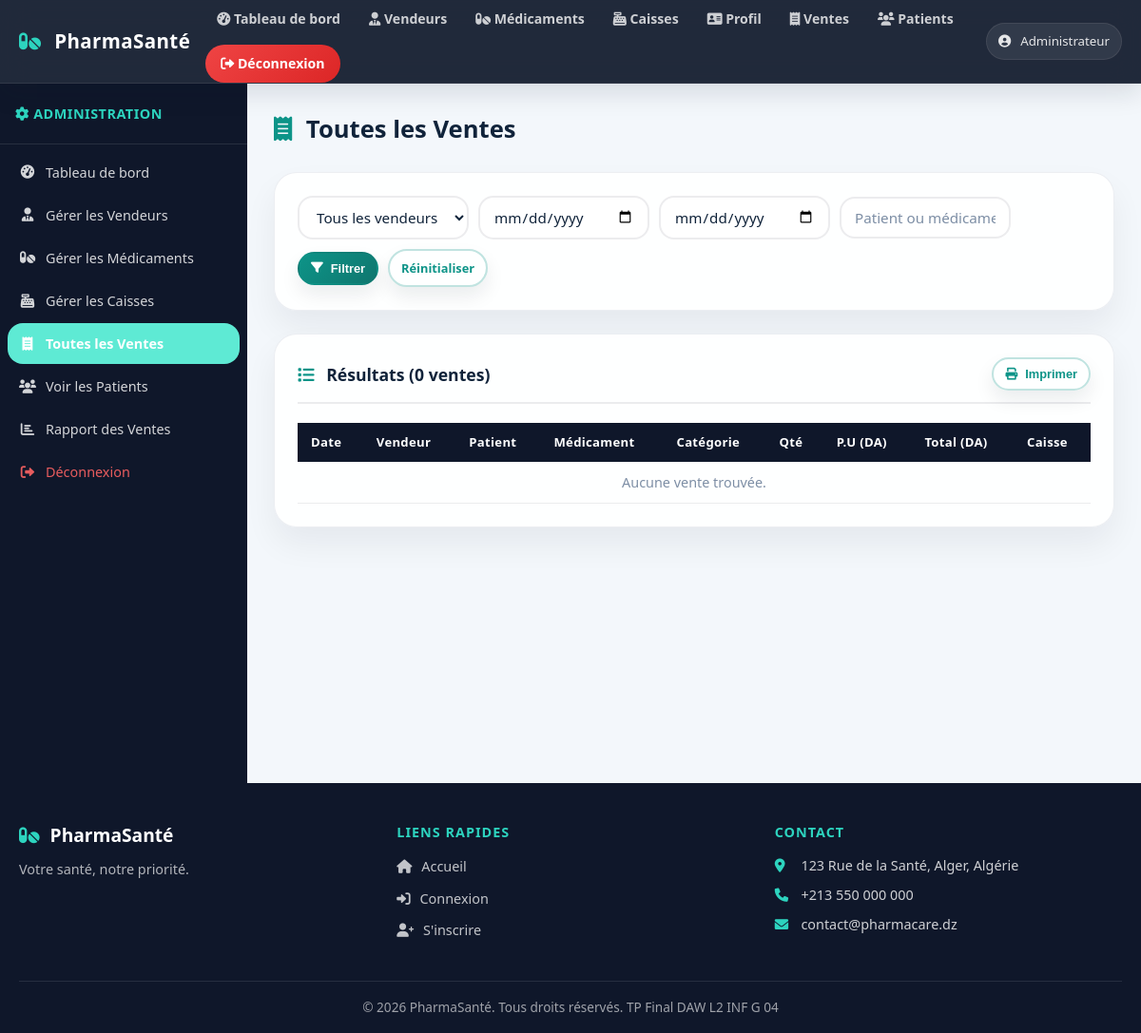
The app's page /liste_vente.php (signed in) with its own data.
### tables this page shows
CREATE TABLE `site_profile` (
    `id` TINYINT UNSIGNED NOT NULL,
    `full_name` VARCHAR(150) NOT NULL,
    `phone` VARCHAR(30) NOT NULL,
    `email` VARCHAR(150) NOT NULL,
    `location` VARCHAR(200) NOT NULL,
    `bio` VARCHAR(500) NOT NULL,
    `photo_path` VARCHAR(255) DEFAULT NULL,
    `updated_at` TIMESTAMP DEFAULT CURRENT_TIMESTAMP ON UPDATE CURRENT_TIMESTAMP,
    PRIMARY KEY (`id`)
);

### includes/functions.php (called while the page is built, shortened)
<?php
function h($data) {
    return htmlspecialchars($data, ENT_QUOTES, 'UTF-8');
}
function getSiteProfile($conn) {
    $create = $conn->query("CREATE TABLE IF NOT EXISTS site_profile (
        id TINYINT UNSIGNED NOT NULL PRIMARY KEY,
        full_name VARCHAR(150) NOT NULL,
        phone VARCHAR(30) NOT NULL,
        email VARCHAR(150) NOT NULL,
        location VARCHAR(200) NOT NULL,
        bio VARCHAR(500) NOT NULL,
        photo_path VARCHAR(255) DEFAULT NULL,
        updated_at TIMESTAMP DEFAULT CURRENT_TIMESTAMP ON UPDATE CURRENT_TIMESTAMP
    ) ENGINE=InnoDB DEFAULT CHARSET=utf8mb4 COLLATE=utf8mb4_unicode_ci");
    $result = $conn->query("SELECT * FROM site_profile WHERE id=1");
    if ($result && ($row = $result->fetch_assoc())) {
        return $row;
    }
    $defaults = array(
        'full_name' => 'PharmaSanté',
        'phone' => '+213 550 000 000',
        'email' => 'contact@pharmacare.dz',
        'location' => '123 Rue de la Santé, Alger, Algérie',
        'bio' => 'Votre santé, notre priorité.',
        'photo_path' => null
    );
    return $defaults;
}
?>

### liste_vente.php (the view, shortened to what this page needs)
<!DOCTYPE html>
<html lang="fr">
<head>
    <link rel="stylesheet" href="https://cdnjs.cloudflare.com/ajax/libs/font-awesome/6.0.0-beta3/css/all.min.css">
    <link rel="stylesheet" href="style.css">
</head>
<body class="dashboard-page">
<?php
require_once 'config/database.php';
require_once 'includes/functions.php';
include 'header.php';
$dateFrom      = trim($_GET['date_from'] ?? '');
$dateTo        = trim($_GET['date_to'] ?? '');
$search        = trim($_GET['search'] ?? '');
$rows = array();
?>
<div class="dashboard-layout">
    <aside class="sidebar">
        <div class="sidebar-header"><i class="fas fa-cog"></i> Administration</div>
        <nav class="sidebar-nav">
            <a href="admin_dashboard.php"><i class="fas fa-tachometer-alt"></i> Tableau de bord</a>
            <a href="gestion_vendeur.php"><i class="fas fa-user-tie"></i> Gérer les Vendeurs</a>
            <a href="gestion_medicament.php"><i class="fas fa-pills"></i> Gérer les Médicaments</a>
            <a href="gestion_caisse.php"><i class="fas fa-cash-register"></i> Gérer les Caisses</a>
            <a href="liste_vente.php" class="active"><i class="fas fa-receipt"></i> Toutes les Ventes</a>
            <a href="admin_patients.php"><i class="fas fa-users"></i> Voir les Patients</a>
            <a href="rapport_ventes.php"><i class="fas fa-chart-bar"></i> Rapport des Ventes</a>
            <a href="logout.php" class="sidebar-logout"><i class="fas fa-sign-out-alt"></i> Déconnexion</a>
        </nav>
    </aside>
    <main class="dashboard-main">
        <div class="page-header"><h1><i class="fas fa-receipt"></i> Toutes les Ventes</h1></div>
        <div class="section-card">
            <form method="GET" class="filter-bar">
                <select name="vendeur_id" class="form-input form-input-sm">
                    <option value="">Tous les vendeurs</option>
                </select>
                <input type="date" name="date_from" class="form-input form-input-sm" value="<?php echo h($dateFrom); ?>" placeholder="Du">
                <input type="date" name="date_to" class="form-input form-input-sm" value="<?php echo h($dateTo); ?>" placeholder="Au">
                <input type="text" name="search" class="form-input form-input-sm" placeholder="Patient ou médicament..." value="<?php echo h($search); ?>">
                <button type="submit" class="btn btn-primary btn-sm"><i class="fas fa-filter"></i> Filtrer</button>
                <a href="liste_vente.php" class="btn btn-outline btn-sm">Réinitialiser</a>
            </form>
        </div>
        <div class="section-card">
            <div class="section-card-header">
                <h2><i class="fas fa-list"></i> Résultats (<?php echo count($rows); ?> ventes)</h2>
                <button onclick="printList()" class="btn btn-outline btn-sm no-print"><i class="fas fa-print"></i> Imprimer</button>
            </div>
            <div class="table-responsive">
                <table class="data-table">
                    <thead>
                        <tr><th>Date</th><th>Vendeur</th><th>Patient</th><th>Médicament</th><th>Catégorie</th><th>Qté</th><th>P.U (DA)</th><th>Total (DA)</th><th>Caisse</th></tr>
                    </thead>
                    <tbody>
                    <?php if (empty($rows)): ?>
                        <tr><td colspan="9" class="text-center text-muted">Aucune vente trouvée.</td></tr>
                    <?php endif; ?>
                    </tbody>
                </table>
            </div>
        </div>
    </main>
</div>
<?php include 'footer.php'; ?>
</body>
</html>

### footer.php (shortened to what this page needs)
<?php $siteProfile = getSiteProfile($conn); ?>
<footer class="site-footer">
    <div class="footer-inner">
        <div class="footer-brand">
            <h3><i class="fas fa-pills"></i> <?php echo h($siteProfile['full_name']); ?></h3>
            <p><?php echo h($siteProfile['bio']); ?></p>
        </div>
        <div class="footer-links">
            <h4>Liens rapides</h4>
            <ul>
                <li><a href="index.php"><i class="fas fa-home"></i> Accueil</a></li>
                <li><a href="login.php"><i class="fas fa-sign-in-alt"></i> Connexion</a></li>
                <li><a href="register_patient.php"><i class="fas fa-user-plus"></i> S'inscrire</a></li>
            </ul>
        </div>
        <div class="footer-contact">
            <h4>Contact</h4>
            <p><i class="fas fa-map-marker-alt"></i> <?php echo h($siteProfile['location']); ?></p>
            <p><i class="fas fa-phone"></i> <?php echo h($siteProfile['phone']); ?></p>
            <p><i class="fas fa-envelope"></i> <?php echo h($siteProfile['email']); ?></p>
        </div>
    </div>
    <div class="footer-bottom">
        <p>&copy; 2026 PharmaSanté. Tous droits réservés. TP Final DAW L2 INF G 04</p>
    </div>
</footer>

### records on screen
site_profile: full_name "PharmaSanté", bio "Votre santé, notre priorité.", location "123 Rue de la Santé, Alger, Algérie", phone "+213 550 000 000", email "contact@pharmacare.dz"

### other values on screen
$userName "Administrateur"
count($rows) "0"
